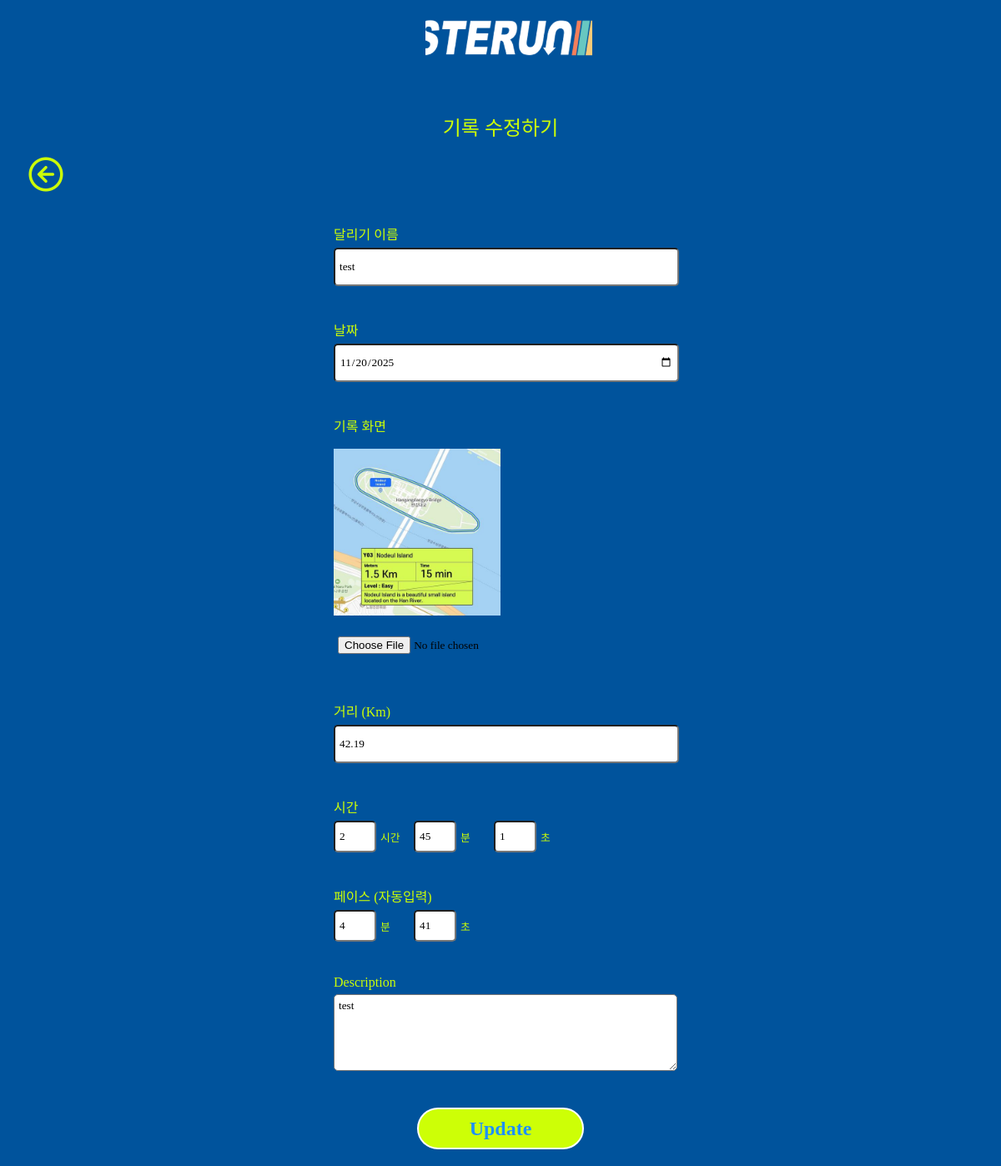
The page /runres/recordUpdateView/1/5 (signed in) on the database as committed earlier.
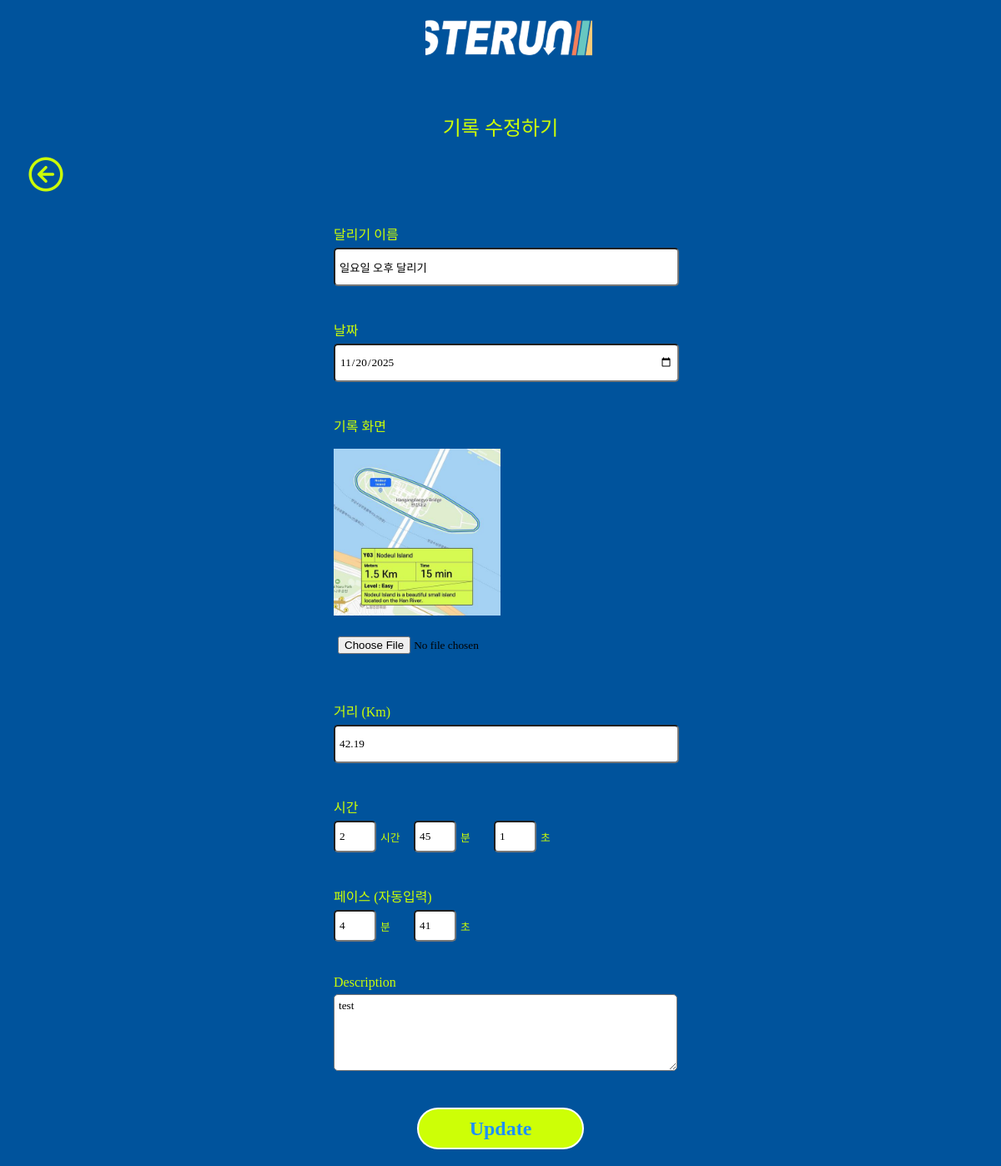
The same page on the database as committed later.
### record/models.py (models this page shows, shortened)
class Record(models.Model):
    record_id = models.AutoField(primary_key=True)
    title = models.CharField(max_length=50)
    user = models.ForeignKey(settings.AUTH_USER_MODEL,on_delete=models.CASCADE)
    team = models.ForeignKey(Team, null=True, blank=True, on_delete=models.SET_NULL)
    record_date = models.DateField(blank=True, null=True)
    image = ResizedImageField(size=[500,500], upload_to="record", blank=False)
    distance = models.DecimalField(max_digits=6, decimal_places=2, blank=False, null=False)
    pace_m = models.IntegerField(null=True, blank=True)
    pace_s = models.IntegerField(null=True, blank=True)
    time_h = models.IntegerField(null=True, blank=True)
    time_m = models.IntegerField(null=True, blank=True)
    time_s = models.IntegerField(null=True, blank=True)
    desc = models.TextField(blank=True)
    confirmed = models.BooleanField(default=False)

### record/views.py (the view)
# urls.py: path('recordUpdateView/<str:pk>/<str:record_id>', views.recordUpdateView, name='recordUpdateView'),
def recordUpdateView(request,pk,record_id):
    record = Record.objects.filter(user=pk).get(record_id=record_id)
    return render(request,"record/run_update.html", {"record_id":record_id, "record":record})

### templates/record/run_update.html (shortened to what this page needs)
<!DOCTYPE html>
{% load static %}
<html lang="ko">
  <head>
    <link href="https://hangeul.pstatic.net/hangeul_static/css/nanum-square-neo.css" rel="stylesheet">
    <link rel="stylesheet" type="text/css" href="{% static 'css/joolmag.css' %}"/>
  </head>
  {% if user.is_authenticated %}
    <body class="mainbg">
      <div class="sterun-logo-m">
        <a href={% url "index" %}>
          <img src="{% static "img/logo2@.png" %}" alt="logo-top" height="50px" ,="," width="auto">
      </div>
      <div class="run-submit-title">
        <div class="sub-title">기록 수정하기</div>
      </div>
      <div class="run-submit-prev">
        <div class="previous-btn">
          <a href="{{ request.META.HTTP_REFERER }}">
            <img src="{% static "img/circle-arrow-down.png" %}" alt="logo-top" height="50px" ,="," width="auto"></a>
        </div>
      </div>
      <div class="run-form-container">
        <form method="post" id="contactForm" class="run-sm-form" name="contactForm" action="{% url 'runres:recordUpdate' user.pk record_id %}" enctype="multipart/form-data">
          <div class="form-control">
            <div class="form-label">달리기 이름
            </div><input class="run-input" id="title" name="title" value="{{ record.title }}" type="text" required=""/>
          </div>
          <div class="form-control">
            <div class="form-label">날짜
            </div><input class="run-input" id="record_date" type="date" name="record_date" value="{{ record.record_date|date:'Y-m-d' }}" required="">
          </div>
          <div class="form-control">
            <div class="form-label">기록 화면
            </div>
            {% if record.image %}
              <p>
                <img src="/media/{{ record.image }}" alt="logo-top" height="200px," width="auto">
              </p>
            {% endif %}
            <input class="run-input" type="file" name="image" id="image">
          </div>
          <div class="form-control">
            <div class="form-label">거리 (Km)
            </div><input class="run-input" type="text" name="distance" value="{{ record.distance }}" required="" id="distance">
          </div>
          <div class="form-control">
            <div class="form-label">시간
            </div>
            <div class="ms-row">
              <input class="run-input-t" type="number" name="time_h" value="{{ record.time_h }}" required="" id="time_h">
              <div class="ms-txt">시간</div>
              <input class="run-input-t" type="number" name="time_m" value="{{ record.time_m }}" required="" id="time_m">
              <div class="ms-txt">분</div>
              <input class="run-input-t" type="number" name="time_s" value="{{ record.time_s }}" required="" id="time_s">
              <div class="ms-txt">초</div>
            </div>
          </div>
          <div class="form-control">
            <div class="form-label">페이스 (자동입력)
            </div>
            <div class="ms-row">
              <input class="run-input-t" type="number" name="pace_m" value="{{ record.pace_m }}" required="" id="pace_m" readonly="readonly">
              <div class="ms-txt">분</div>
              <input class="run-input-t" type="number" name="pace_s" value="{{ record.pace_s }}" required="" id="pace_s" readonly="readonly">
              <div class="ms-txt">초</div>
            </div>
          </div>
          <div class="form-control">
            <div class="form-label">Description
            </div>
            <textarea class="run-input" id="inputMessage" name="desc" placeholder="Enter Message" data-parsley-pattern="^[a-zA-Z0-9\s.:,!?']+$">{{ record.desc }}</textarea>
          </div>
          <div class="btn-control">
            <button type="submit" name="submit" id="submit-form-btn" class="submit-btn">
              <p class="btn-text">Update</p>
            </button>
          </div>
        </form>
      </div>
    </body>
  {% endif %}
</html>

Rows that differ between the two databases and show on the page:
changed Record "test": title "test" → "일요일 오후 달리기"
